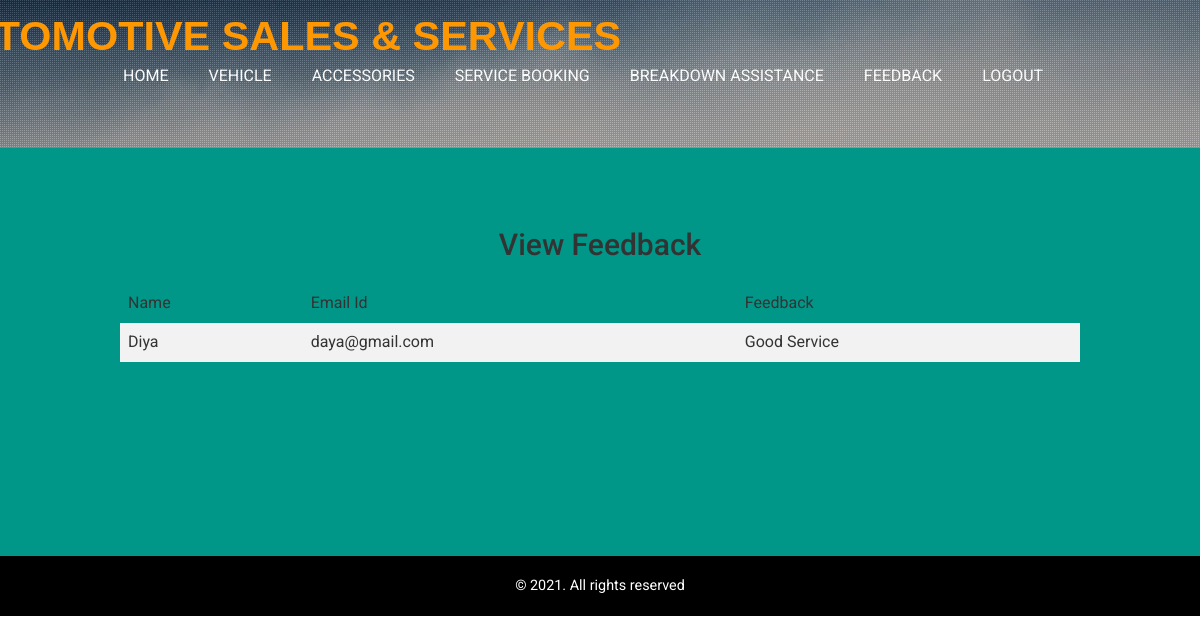
The page /master/listfeedback/ on the database its author committed.
### user/models.py (models this page shows)
class Feedback(models.Model):
    Name = models.CharField(max_length=50)
    Email = models.EmailField()
    feedback = models.TextField(max_length=200)

### master/views.py (the view)
# urls.py: path('listfeedback/', Listfeedbackview.as_view(), name='listfeedback'),
class Listfeedbackview(ListView):
    template_name = 'mvieweedback.html'
    model = Feedback
    context_object_name = 'list'

### templates/mvieweedback.html (shortened to what this page needs)
{% extends 'mc.html' %}
{% block content %}
<center>
    <h2>View Feedback</h2><br/>
<table border="0" width="500" bgcolor="lightgray">
    <tr>
        <td>Name</td>
        <td>Email Id</td>
        <td>Feedback</td>
    </tr>
    {% for i in list %}
    <tr>
        <td>{{ i.Name }}</td>
        <td>{{ i.Email }}</td>
        <td>{{ i.feedback }}</td>
    </tr>
    {% endfor %}
</table><br/><br/>
    </center>
{% endblock %}

### static/css/style.css (style rules this page uses)
html, body { margin:0; font-size: 100%; font-family: 'Roboto', sans-serif; background: #fff; }
h1,h2,h3,h4,h5,h6 { margin:0; }

### static/css/lightbox.css (style rules this page uses)
body:after { content: url(../images/close.png) url(../images/prev.png) url(../images/next.png); display: none; }

### templates/mvieweedback.html (style rules this page uses)
table { border-collapse: collapse; width:80%; }
th, td { text-align: left; padding: 8px; }
tr:nth-child(even) { background-color: #f2f2f2; }

### rows shown on the page
Feedback: Name "Diya", Email "daya@gmail.com", feedback "Good Service"
